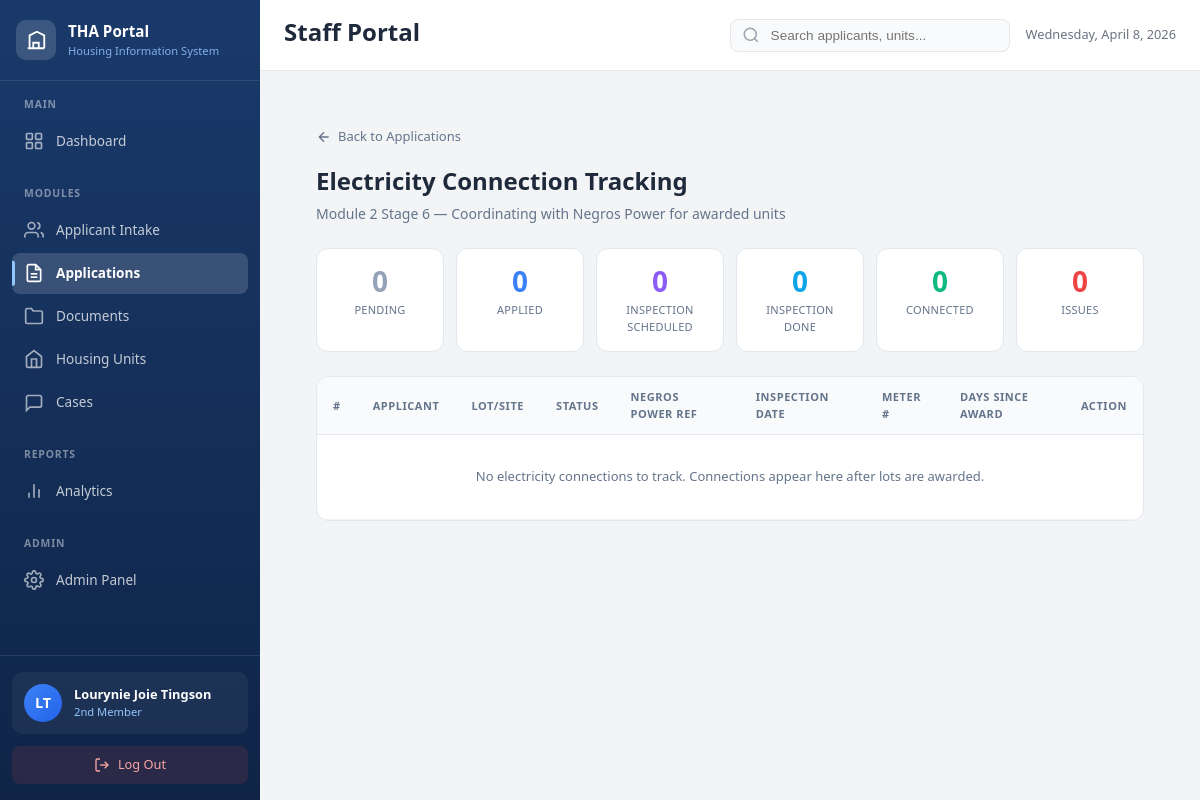
Page /applications/staff/electricity/ (signed in) on the committed database.
### accounts/models.py (models this page shows, shortened)
class User(AbstractUser):
    POSITION_CHOICES = [
        ('head', 'First Member — Head'),
        ('oic', 'OIC-THA (Officer-in-Charge)'),
        ('second_member', 'Second Member'),
        ('third_member', 'Third Member'),
        ('fourth_member', 'Fourth Member'),
        ('fifth_member', 'Fifth Member'),
        ('caretaker', 'Caretaker'),
        ('ronda', 'Ronda (Field Personnel)'),
        ('field', 'Field Personnel'),
    ]
    position = models.CharField(
        max_length=50,
        choices=POSITION_CHOICES,
        blank=True,
        help_text="Staff position in THA organizational structure"
    )
    phone = models.CharField(
        max_length=20,
        blank=True,
        help_text="Contact phone number"
    )
    class Meta:
        verbose_name = 'Staff User'
        verbose_name_plural = 'Staff Users'
    def get_position_display_short(self):
        short_labels = {
            'head': 'Head',
            'oic': 'OIC',
            'second_member': '2nd Member',
            'third_member': '3rd Member',
            'fourth_member': '4th Member',
            'fifth_member': '5th Member',
            'caretaker': 'Caretaker',
            'ronda': 'Ronda',
            'field': 'Field',
        }
        return short_labels.get(self.position, 'Staff')

### applications/views.py (the view)
# urls.py: path('staff/electricity/', views.electricity_list, name='electricity_list'),
@login_required
def electricity_list(request):
    allowed_positions = ['second_member', 'fifth_member']
    if request.user.position not in allowed_positions:
        messages.error(request, 'Access denied. Electricity tracking is for Joie and Laarni only.')
        return redirect('applications:applications_list')
    connections = ElectricityConnection.objects.select_related(
        'application', 'application__applicant', 'application__lot_awarding', 'applied_by'
    ).order_by('-created_at')
    status_counts = {
        'pending': connections.filter(status='pending').count(),
        'applied': connections.filter(status='applied').count(),
        'inspection_scheduled': connections.filter(status='inspection_scheduled').count(),
        'inspection_completed': connections.filter(status='inspection_completed').count(),
        'connected': connections.filter(status='connected').count(),
        'issues': connections.filter(status='issues').count(),
    }
    filter_status = request.GET.get('status', 'all')
    if filter_status != 'all':
        connections = connections.filter(status=filter_status)
    overdue_connections = [c for c in connections if c.is_overdue]
    context = {
        'connections': connections,
        'status_counts': status_counts,
        'filter_status': filter_status,
        'overdue_count': len(overdue_connections),
        'total_count': connections.count(),
    }
    return render(request, 'applications/electricity_list.html', context)

### templates/applications/electricity_list.html (shortened to what this page needs)
{% extends 'staff_base.html' %}
{% load static %}
{% block nav_applications %}active{% endblock %}
{% block content %}
<div style="padding: 1.5rem;">
    <a href="{% url 'applications:applications_list' %}" class="back-link">
        <svg width="16" height="16" viewBox="0 0 24 24" fill="none" stroke="currentColor" stroke-width="2">
            <path d="M19 12H5M12 19l-7-7 7-7"/>
        </svg>
        Back to Applications
    </a>
    <div class="page-header">
        <div>
            <h1 class="page-title">Electricity Connection Tracking</h1>
            <p class="page-subtitle">Module 2 Stage 6 — Coordinating with Negros Power for awarded units</p>
        </div>
    </div>
    <div class="status-grid">
        <a href="?status=pending" class="status-card pending {% if filter_status == 'pending' %}active{% endif %}">
            <div class="count">{{ status_counts.pending }}</div>
            <div class="label">Pending</div>
        </a>
        <a href="?status=applied" class="status-card applied {% if filter_status == 'applied' %}active{% endif %}">
            <div class="count">{{ status_counts.applied }}</div>
            <div class="label">Applied</div>
        </a>
        <a href="?status=inspection_scheduled" class="status-card scheduled {% if filter_status == 'inspection_scheduled' %}active{% endif %}">
            <div class="count">{{ status_counts.inspection_scheduled }}</div>
            <div class="label">Inspection Scheduled</div>
        </a>
        <a href="?status=inspection_completed" class="status-card completed {% if filter_status == 'inspection_completed' %}active{% endif %}">
            <div class="count">{{ status_counts.inspection_completed }}</div>
            <div class="label">Inspection Done</div>
        </a>
        <a href="?status=connected" class="status-card connected {% if filter_status == 'connected' %}active{% endif %}">
            <div class="count">{{ status_counts.connected }}</div>
            <div class="label">Connected</div>
        </a>
        <a href="?status=issues" class="status-card issues {% if filter_status == 'issues' %}active{% endif %}">
            <div class="count">{{ status_counts.issues }}</div>
            <div class="label">Issues</div>
        </a>
    </div>
    <div class="table-container">
        <table class="electricity-table">
            <thead>
                <tr>
                    <th>#</th>
                    <th>Applicant</th>
                    <th>Lot/Site</th>
                    <th>Status</th>
                    <th>Negros Power Ref</th>
                    <th>Inspection Date</th>
                    <th>Meter #</th>
                    <th>Days Since Award</th>
                    <th>Action</th>
                </tr>
            </thead>
            <tbody>
                {% for conn in connections %}
                <tr>
                    <td>{{ forloop.counter }}</td>
                    <td>
                        <div class="applicant-info">
                            <span class="applicant-name">{{ conn.application.applicant.full_name }}</span>
                            <span class="applicant-ref">{{ conn.application.application_number }}</span>
                        </div>
                    </td>
                    <td>
                        {% if conn.application.lot_awarding %}
                            Lot {{ conn.application.lot_awarding.lot_number }}
                            {% if conn.application.lot_awarding.site_name %}
                                <br><small style="color: #64748b;">{{ conn.application.lot_awarding.site_name }}</small>
                            {% endif %}
                        {% else %}
                            —
                        {% endif %}
                    </td>
                    <td>
                        <span class="status-badge {{ conn.status }}">
                            {{ conn.get_status_display }}
                        </span>
                        {% if conn.is_overdue %}
                        <span class="overdue-flag">
                            ⚠️ {{ conn.days_pending }}d overdue
                        </span>
                        {% endif %}
                    </td>
                    <td>{{ conn.negros_power_reference|default:"—" }}</td>
                    <td>{{ conn.inspection_date|date:"M d, Y"|default:"—" }}</td>
                    <td>{{ conn.meter_number|default:"—" }}</td>
                    <td>
                        {% if conn.status != 'connected' %}
                            {{ conn.days_pending }} days
                        {% else %}
                            <span style="color: #10b981;">✓ Complete</span>
                        {% endif %}
                    </td>
                    <td>
                        <button type="button" class="btn-update" onclick="openUpdateModal('{{ conn.id }}', '{{ conn.status }}', '{{ conn.negros_power_reference }}', '{{ conn.meter_number }}', '{{ conn.application.applicant.full_name }}')">
                            <svg width="14" height="14" viewBox="0 0 24 24" fill="none" stroke="currentColor" stroke-width="2">
                                <path d="M11 4H4a2 2 0 0 0-2 2v14a2 2 0 0 0 2 2h14a2 2 0 0 0 2-2v-7"/>
                                <path d="M18.5 2.5a2.121 2.121 0 0 1 3 3L12 15l-4 1 1-4 9.5-9.5z"/>
                            </svg>
                            Update
                        </button>
                    </td>
                </tr>
                {% empty %}
                <tr>
                    <td colspan="9" style="text-align: center; padding: 2rem; color: #64748b;">
                        No electricity connections to track. Connections appear here after lots are awarded.
                    </td>
                </tr>
                {% endfor %}
            </tbody>
        </table>
    </div>
</div>
{% endblock %}

### templates/staff_base.html (shortened to what this page needs)
{% load static %}
<!DOCTYPE html>
<html lang="en">
<head>
    <link rel="stylesheet" href="{% static 'css/dashboard.css' %}">
</head>
<body>
    <aside class="sidebar" id="sidebar">
        <div class="sidebar-header">
            <div class="sidebar-logo">
                <div class="logo-circle">
                    <svg class="logo-icon" viewBox="0 0 24 24" fill="none" stroke="currentColor" stroke-width="2">
                        <path d="M3 21h18M5 21V7l8-4 8 4v14M9 21v-6h6v6"/>
                    </svg>
                </div>
                <div class="logo-text">
                    <div class="logo-title">THA Portal</div>
                    <div class="logo-subtitle">Housing Information System</div>
                </div>
            </div>
        </div>
        <nav class="sidebar-nav">
            <div class="nav-section">
                <div class="nav-section-title">Main</div>
                <a href="{% url 'accounts:dashboard' %}" class="nav-link {% block nav_dashboard %}{% endblock %}">
                    <svg class="nav-icon" viewBox="0 0 24 24" fill="none" stroke="currentColor" stroke-width="2">
                        <rect x="3" y="3" width="7" height="7" rx="1"/>
                        <rect x="14" y="3" width="7" height="7" rx="1"/>
                        <rect x="14" y="14" width="7" height="7" rx="1"/>
                        <rect x="3" y="14" width="7" height="7" rx="1"/>
                    </svg>
                    <span>Dashboard</span>
                </a>
            </div>
            <div class="nav-section">
                <div class="nav-section-title">Modules</div>
                {% if user.position == 'second_member' or user.position == 'fourth_member' %}
                <a href="{% url 'intake:applicants_list' %}" class="nav-link {% block nav_applicants %}{% endblock %}">
                    <svg class="nav-icon" viewBox="0 0 24 24" fill="none" stroke="currentColor" stroke-width="2">
                        <path d="M17 21v-2a4 4 0 0 0-4-4H5a4 4 0 0 0-4 4v2"/>
                        <circle cx="9" cy="7" r="4"/>
                        <path d="M23 21v-2a4 4 0 0 0-3-3.87M16 3.13a4 4 0 0 1 0 7.75"/>
                    </svg>
                    <span>Applicant Intake</span>
                </a>
                {% endif %}
                <a href="{% url 'applications:applications_list' %}" class="nav-link {% block nav_applications %}{% endblock %}">
                    <svg class="nav-icon" viewBox="0 0 24 24" fill="none" stroke="currentColor" stroke-width="2">
                        <path d="M14 2H6a2 2 0 0 0-2 2v16a2 2 0 0 0 2 2h12a2 2 0 0 0 2-2V8z"/>
                        <polyline points="14 2 14 8 20 8"/>
                        <line x1="16" y1="13" x2="8" y2="13"/>
                        <line x1="16" y1="17" x2="8" y2="17"/>
                    </svg>
                    <span>Applications</span>
                </a>
                <a href="#" class="nav-link {% block nav_documents %}{% endblock %}">
                    <svg class="nav-icon" viewBox="0 0 24 24" fill="none" stroke="currentColor" stroke-width="2">
                        <path d="M22 19a2 2 0 0 1-2 2H4a2 2 0 0 1-2-2V5a2 2 0 0 1 2-2h5l2 3h9a2 2 0 0 1 2 2z"/>
                    </svg>
                    <span>Documents</span>
                </a>
                <a href="#" class="nav-link {% block nav_units %}{% endblock %}">
                    <svg class="nav-icon" viewBox="0 0 24 24" fill="none" stroke="currentColor" stroke-width="2">
                        <path d="M3 9l9-7 9 7v11a2 2 0 0 1-2 2H5a2 2 0 0 1-2-2z"/>
                        <polyline points="9 22 9 12 15 12 15 22"/>
                    </svg>
                    <span>Housing Units</span>
                </a>
                <a href="#" class="nav-link {% block nav_cases %}{% endblock %}">
                    <svg class="nav-icon" viewBox="0 0 24 24" fill="none" stroke="currentColor" stroke-width="2">
                        <path d="M21 15a2 2 0 0 1-2 2H7l-4 4V5a2 2 0 0 1 2-2h14a2 2 0 0 1 2 2z"/>
                    </svg>
                    <span>Cases</span>
                </a>
            </div>
            <div class="nav-section">
                <div class="nav-section-title">Reports</div>
                <a href="#" class="nav-link {% block nav_analytics %}{% endblock %}">
                    <svg class="nav-icon" viewBox="0 0 24 24" fill="none" stroke="currentColor" stroke-width="2">
                        <line x1="18" y1="20" x2="18" y2="10"/>
                        <line x1="12" y1="20" x2="12" y2="4"/>
                        <line x1="6" y1="20" x2="6" y2="14"/>
                    </svg>
                    <span>Analytics</span>
                </a>
            </div>
            {% if user.is_superuser or user.position == 'second_member' %}
            <div class="nav-section">
                <div class="nav-section-title">Admin</div>
                <a href="{% url 'admin:index' %}" class="nav-link" target="_blank">
                    <span>Admin Panel</span>
                </a>
            </div>
            {% endif %}
        </nav>
        <div class="sidebar-footer">
            <div class="user-info">
                <div class="user-avatar">
                    {{ user.first_name|slice:":1"|upper }}{{ user.last_name|slice:":1"|upper }}
                </div>
                <div class="user-details">
                    <div class="user-name">{{ user.first_name }} {{ user.last_name }}</div>
                    <div class="user-role">{{ user.get_position_display_short }}</div>
                </div>
            </div>
            <a href="{% url 'accounts:logout' %}" class="logout-btn">
                <svg viewBox="0 0 24 24" fill="none" stroke="currentColor" stroke-width="2">
                    <path d="M9 21H5a2 2 0 0 1-2-2V5a2 2 0 0 1 2-2h4"/>
                    <polyline points="16 17 21 12 16 7"/>
                    <line x1="21" y1="12" x2="9" y2="12"/>
                </svg>
                <span>Log Out</span>
            </a>
        </div>
    </aside>
    <main class="main-content">
        <header class="topbar">
            <div class="topbar-left">
                <div class="page-header-content">
                    <h1 class="page-title">{% block page_title %}Staff Portal{% endblock %}</h1>
                </div>
            </div>
            <div class="topbar-right">
                <div class="topbar-search">
                    <svg viewBox="0 0 24 24" fill="none" stroke="currentColor" stroke-width="2">
                        <circle cx="11" cy="11" r="8"/>
                        <line x1="21" y1="21" x2="16.65" y2="16.65"/>
                    </svg>
                    <input type="text" placeholder="Search applicants, units...">
                </div>
                <span class="current-date" id="currentDate"></span>
            </div>
        </header>
        <div class="content-area">
            {% block content %}{% endblock %}
        </div>
    </main>
</body>
</html>

### rows in the picture
User: first_name "L", last_name "T", first_name "Lourynie Joie", last_name "Tingson", get_position_display_short "2nd Member"

### other values in the picture
{{ status_counts.pending }} "0"
{{ status_counts.applied }} "0"
{{ status_counts.inspection_scheduled }} "0"
{{ status_counts.inspection_completed }} "0"
{{ status_counts.connected }} "0"
{{ status_counts.issues }} "0"
